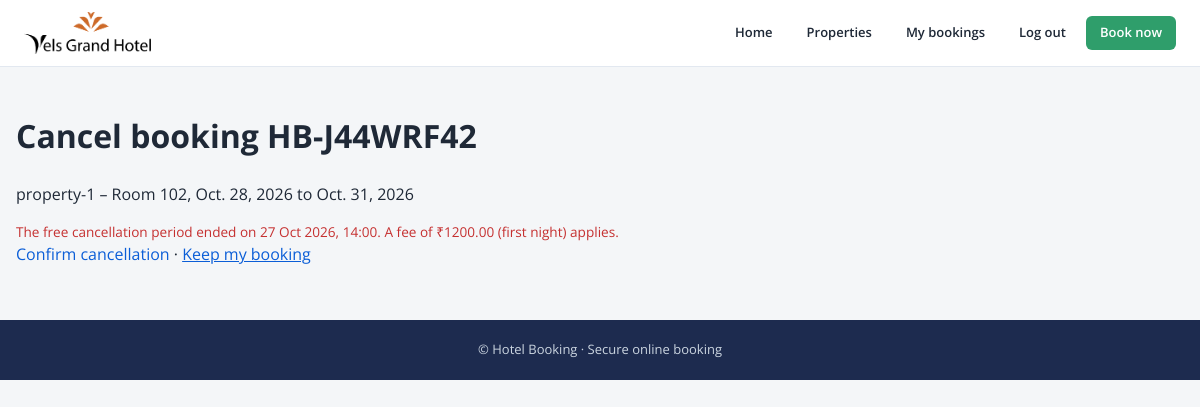
Screenshot of /account/bookings/HB-J44WRF42/cancel/ (signed in) with the database file from the repository.
### bookings/models.py (models this page shows, shortened)
class Booking(TimeStampedModel):
    class Status(models.TextChoices):
        PENDING = "PENDING", "Pending"
        CONFIRMED = "CONFIRMED", "Confirmed"
        CHECKED_IN = "CHECKED_IN", "Checked in"
        CHECKED_OUT = "CHECKED_OUT", "Checked out"
        CANCELLED = "CANCELLED", "Cancelled"
        NO_SHOW = "NO_SHOW", "No show"
        EXPIRED = "EXPIRED", "Expired"
    class PaymentStatus(models.TextChoices):
        UNPAID = "UNPAID", "Unpaid"
        PENDING = "PENDING", "Pending"
        PARTIALLY_PAID = "PARTIALLY_PAID", "Partially paid"
        PAID = "PAID", "Paid"
        REFUNDED = "REFUNDED", "Refunded"
        FAILED = "FAILED", "Failed"
        EXTENSION = "EXTENSION", "Extension"
        ADJUSTMENT = "ADJUSTMENT", "Adjustment"
    class Source(models.TextChoices):
        ONLINE = "ONLINE", "Online"
        ADMIN_MANUAL = "ADMIN_MANUAL", "Admin manual"
        WALK_IN = "WALK_IN", "Walk-in"
    reference = models.CharField(max_length=20, unique=True, default=generate_reference, editable=False)
    group_ref = models.CharField(max_length=20, blank=True, db_index=True)
    property = models.ForeignKey(Property, on_delete=models.PROTECT, related_name="bookings")
    room = models.ForeignKey(Room, on_delete=models.PROTECT, related_name="bookings")
    customer = models.ForeignKey(
        settings.AUTH_USER_MODEL, null=True, blank=True, on_delete=models.SET_NULL, related_name="bookings"
    )
    customer_name = models.CharField(max_length=200)
    customer_email = models.EmailField()
    customer_phone = models.CharField(max_length=20)
    check_in = models.DateField()
    check_out = models.DateField()
    guests = models.PositiveSmallIntegerField(default=1)
    price_per_night = models.DecimalField(max_digits=10, decimal_places=2)
    additional_charges = models.DecimalField(max_digits=10, decimal_places=2, default=0)
    discount = models.DecimalField(max_digits=10, decimal_places=2, default=0)
    tax_amount = models.DecimalField(max_digits=10, decimal_places=2, default=0)
    total_amount = models.DecimalField(max_digits=12, decimal_places=2)
    status = models.CharField(max_length=15, choices=Status.choices, default=Status.PENDING, db_index=True)
    payment_status = models.CharField(max_length=15, choices=PaymentStatus.choices, default=PaymentStatus.UNPAID)
    source = models.CharField(max_length=15, choices=Source.choices, default=Source.ONLINE)
    expires_at = models.DateTimeField(null=True, blank=True)   # hold deadline for PENDING
    amount_paid = models.DecimalField(max_digits=12, decimal_places=2, default=0,
                                      help_text="Only meaningful while PARTIALLY_PAID")
    actual_check_in = models.DateTimeField(null=True, blank=True)
    actual_check_out = models.DateTimeField(null=True, blank=True)
    checked_in_by = models.ForeignKey(settings.AUTH_USER_MODEL, null=True, blank=True,
                                      on_delete=models.SET_NULL, related_name="+")
    checked_out_by = models.ForeignKey(settings.AUTH_USER_MODEL, null=True, blank=True,
                                       on_delete=models.SET_NULL, related_name="+")
    special_requests = models.TextField(blank=True)
    internal_notes = models.TextField(blank=True)
    created_by = models.ForeignKey(
        settings.AUTH_USER_MODEL, null=True, blank=True, on_delete=models.SET_NULL, related_name="+"
    )
    objects = BookingQuerySet.as_manager()
    class Meta:
        ordering = ["-created_at"]
        constraints = [
            models.CheckConstraint(condition=Q(check_out__gt=F("check_in")), name="booking_checkout_after_checkin"),
            models.CheckConstraint(condition=Q(guests__gte=1), name="booking_guests_min_1"),
            models.CheckConstraint(
                condition=Q(price_per_night__gte=0) & Q(total_amount__gte=0)
                & Q(additional_charges__gte=0) & Q(discount__gte=0) & Q(tax_amount__gte=0),
                name="booking_amounts_non_negative",
            ),
            models.CheckConstraint(condition=Q(amount_paid__gte=0), name="booking_amount_paid_non_negative"),
        ]
        indexes = [
            models.Index(fields=["room", "check_in", "check_out"]),   # overlap lookups
            models.Index(fields=["status", "expires_at"]),            # hold-expiry job
        ]

### properties/models.py (models this page shows, shortened)
class Property(TimeStampedModel):
    name = models.CharField(max_length=200)
    slug = models.SlugField(max_length=220, unique=True)
    description = models.TextField(blank=True)
    address_line = models.CharField(max_length=255)
    city = models.CharField(max_length=100, db_index=True)
    state = models.CharField(max_length=100)
    country = models.CharField(max_length=100, default="India")
    phone = models.CharField(max_length=20)
    email = models.EmailField()
    timezone = models.CharField(max_length=64, default="Asia/Kolkata", validators=[validate_timezone])
    check_in_time = models.TimeField(default="14:00")
    check_out_time = models.TimeField(default="11:00")
    free_cancellation_hours = models.PositiveIntegerField(default=24)
    tax_percent = models.DecimalField(
        max_digits=5, decimal_places=2, default=0,
        validators=[MinValueValidator(0), MaxValueValidator(100)],
    )
    amenities = models.ManyToManyField(Amenity, blank=True, related_name="properties")
    is_active = models.BooleanField(default=True, db_index=True)
    class Meta:
        verbose_name_plural = "properties"
        ordering = ["name"]
        constraints = [
            models.CheckConstraint(
                condition=Q(tax_percent__gte=0) & Q(tax_percent__lte=100),
                name="property_tax_percent_0_100",
            ),
        ]

### rooms/models.py (models this page shows, shortened)
class Room(TimeStampedModel):
    class OperationalStatus(models.TextChoices):
        ACTIVE = "ACTIVE", "Active"
        OUT_OF_SERVICE = "OUT_OF_SERVICE", "Out of service"  # long-term; short blocks use RoomBlock
    class HousekeepingStatus(models.TextChoices):
        CLEAN = "CLEAN", "Clean"
        DIRTY = "DIRTY", "Dirty"
        INSPECTING = "INSPECTING", "Inspecting"
    class SizeUnit(models.TextChoices):
        SQFT = "SQFT", "sq ft"
        SQM = "SQM", "sq m"
    property = models.ForeignKey(Property, on_delete=models.PROTECT, related_name="rooms")
    room_type = models.ForeignKey(RoomType, on_delete=models.PROTECT, related_name="rooms")
    number = models.CharField(max_length=20)
    floor = models.SmallIntegerField(null=True, blank=True)
    description = models.TextField(blank=True)
    max_guests = models.PositiveSmallIntegerField(default=2)
    base_occupancy = models.PositiveSmallIntegerField(default=2)
    bed_count = models.PositiveSmallIntegerField(default=1)
    bed_type = models.ForeignKey(BedType, on_delete=models.PROTECT, related_name="rooms")
    size = models.DecimalField(max_digits=7, decimal_places=2, null=True, blank=True)
    size_unit = models.CharField(max_length=4, choices=SizeUnit.choices, default=SizeUnit.SQFT)
    price_per_night = models.DecimalField(max_digits=10, decimal_places=2, validators=[MinValueValidator(0)])
    extra_guest_charge = models.DecimalField(
        max_digits=10, decimal_places=2, default=0, validators=[MinValueValidator(0)]
    )
    monthly_only = models.BooleanField(default=False, help_text="Bookable in whole months only")
    amenities = models.ManyToManyField(Amenity, blank=True, related_name="rooms")
    operational_status = models.CharField(
        max_length=20, choices=OperationalStatus.choices, default=OperationalStatus.ACTIVE, db_index=True
    )
    housekeeping_status = models.CharField(
        max_length=20, choices=HousekeepingStatus.choices, default=HousekeepingStatus.CLEAN
    )
    class Meta:
        ordering = ["property", "number"]
        constraints = [
            models.UniqueConstraint(fields=["property", "number"], name="uniq_room_number_per_property"),
            models.CheckConstraint(condition=Q(price_per_night__gte=0), name="room_price_non_negative"),
            models.CheckConstraint(condition=Q(extra_guest_charge__gte=0), name="room_extra_charge_non_negative"),
            models.CheckConstraint(condition=Q(max_guests__gte=1), name="room_max_guests_min_1"),
            models.CheckConstraint(condition=Q(base_occupancy__gte=1), name="room_base_occupancy_min_1"),
            models.CheckConstraint(
                condition=Q(base_occupancy__lte=F("max_guests")), name="room_base_occupancy_lte_max"
            ),
        ]
        indexes = [models.Index(fields=["property", "operational_status"])]

### accounts/views.py (the view, shortened to what this page needs)
# urls.py: path("bookings/<str:reference>/cancel/", views.CancelBookingView.as_view(), name="cancel_booking"),
class CancelBookingView(LoginRequiredMixin, View):
    template_name = "accounts/cancel.html"
    def _booking(self, request, reference):
        return get_object_or_404(Booking.objects.select_related("property", "room"),
                                 reference=reference, customer=request.user)   # not yours: 404
    def get(self, request, reference):
        booking = self._booking(request, reference)
        if booking.status not in (Booking.Status.PENDING, Booking.Status.CONFIRMED):
            messages.error(request, "This booking can no longer be cancelled.")
            return redirect("account")
        return render(request, self.template_name, {"booking": booking, "outcome": assess(booking)})

### bookings/services/balance.py (called while the page is built)
def paid_amount(booking):
    P = Booking.PaymentStatus
    if booking.payment_status == P.PAID:
        return money(booking.total_amount)
    if booking.payment_status == P.PARTIALLY_PAID:
        return money(min(booking.amount_paid, booking.total_amount))
    return ZERO

### bookings/services/cancellation.py (called while the page is built)
def free_deadline(booking):
    prop = booking.property
    start = datetime.combine(booking.check_in, prop.check_in_time, tzinfo=ZoneInfo(prop.timezone))
    return start - timedelta(hours=prop.free_cancellation_hours)

def assess(booking, now=None):
    now = now or timezone.now()
    deadline = free_deadline(booking)
    paid = paid_amount(booking)
    free = booking.status == Booking.Status.PENDING or now <= deadline    # an unpaid hold costs nothing
    if free:
        penalty = ZERO
    else:
        rate = Decimal(booking.property.tax_percent) / 100
        penalty = min(money(booking.price_per_night * (1 + rate)), booking.total_amount)
    refund = money(max(ZERO, paid - penalty))
    return CancellationOutcome(free, deadline, penalty, refund, paid > 0)

### bookings/services/pricing.py (called while the page is built)
def money(value):
    return Decimal(value).quantize(CENT, rounding=ROUND_HALF_UP)

### templates/accounts/cancel.html (shortened to what this page needs)
{% extends "base.html" %}
{% load tz %}
{% block content %}
<h1>Cancel booking {{ booking.reference }}</h1>
<p>{{ booking.property.name }} &ndash; Room {{ booking.room.number }}, {{ booking.check_in }} to {{ booking.check_out }}</p>
{% if outcome.free %}
  <p>Free cancellation.{% if outcome.paid %} You will be refunded &#8377;{{ outcome.refund }}.{% endif %}</p>
{% else %}
  <p class="error">The free cancellation period ended on
    {% timezone booking.property.timezone %}{{ outcome.deadline|date:"d M Y, H:i" }}{% endtimezone %}.
    A fee of &#8377;{{ outcome.penalty }} (first night) applies.
    {% if outcome.paid %}You will be refunded &#8377;{{ outcome.refund }}.{% endif %}</p>
{% endif %}
<form method="post">{% csrf_token %}
  <button type="submit" class="linklike">Confirm cancellation</button>
  &middot; <a href="{% url 'account' %}">Keep my booking</a>
</form>
{% endblock %}

### static/css/site.css (style rules this page uses)
:root { --brand:#0b5ed7; --text:#1f2937; --muted:#6b7280; --bg:#f8fafc; }
* { box-sizing:border-box; }
body { margin:0; font-family:system-ui,sans-serif; color:var(--text); background:var(--bg); line-height:1.5; }
a { color:var(--brand); }
.linklike { background:none; border:0; color:var(--brand); cursor:pointer; font:inherit; padding:0; }
.error, .errorlist { color:#c53030; font-size:.85rem; list-style:none; padding:0; margin:0; }

### templates/base.html (style rules this page uses)
:root { --ink:#1f2937;--muted:#718096;--line:#e2e8f0;--bg:#f4f6f8;--green:#2f9e6b;--green-d:#25805a;--gold:#d4a743;--navy:#1d2b4f }
body { font-family:'Open Sans',Arial,sans-serif;background:var(--bg);color:var(--ink);line-height:1.5 }

### rows the page displays
Booking: reference "HB-J44WRF42", property.name "property-1", room.number "102", check_in "Oct. 28, 2026", check_out "Oct. 31, 2026"

### other values shown
{{ outcome.deadline|date:"d M Y, H:i" }} "27 Oct 2026, 14:00"
{{ outcome.penalty }} "1200.00"
